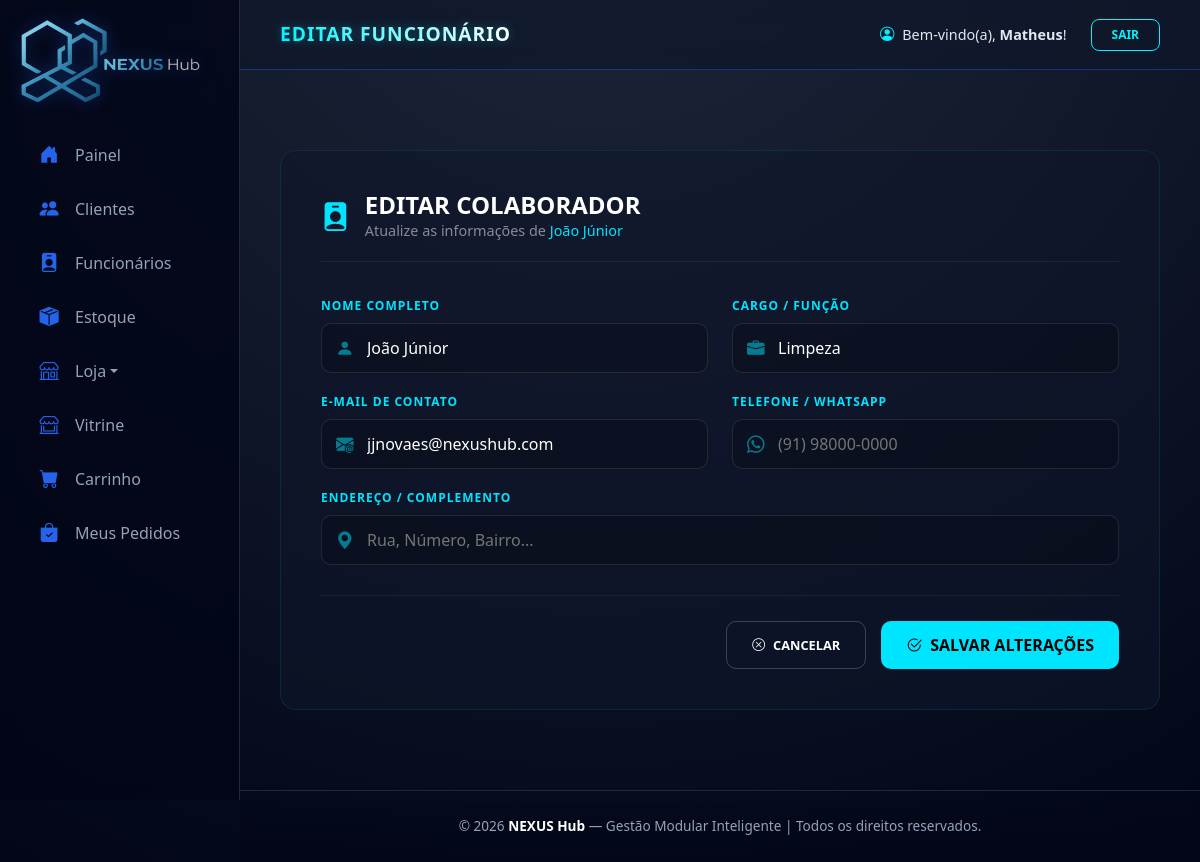
Screenshot of /nexushub/dashboard/funcionarios/editar/3/ (signed in) with the database file from the repository.
### dashboard/models.py (models this page shows, shortened)
class Funcionario(models.Model):
    usuario_id = models.ForeignKey(User, on_delete=models.CASCADE, related_name='equipe')
    nome = models.CharField(max_length=150)
    cargo = models.CharField(max_length=100)
    telefone = models.CharField(max_length=20, blank=True, null=True)
    email = models.EmailField(unique=True)
    data_admissao = models.DateField(auto_now_add=True) # Adiciona a data de hoje automaticamente

### dashboard/decorators.py (the view, shortened to what this page needs)
    @login_required(login_url='login_view')
    def _wrapped_view(request, *args, **kwargs):
        if request.user.is_superuser:
            return view_func(request, *args, **kwargs)

### dashboard/views.py (called while the page is built, shortened)
@admin_only_required
def editar_funcionario(request, id):
    if request.user.is_superuser:
        funcionario = get_object_or_404(Funcionario, id=id)
    else:
        funcionario = get_object_or_404(Funcionario, id=id, usuario_id=request.user)
    return render(request, 'editar_funcionario.html', {
        'funcionario': funcionario,
        'titulo_aba': 'Editar Funcionário | NEXUS Hub',
    })

### dashboard/templates/editar_funcionario.html (shortened to what this page needs)
{% extends 'base.html' %}
{% load static %}
{% block page_title %}EDITAR FUNCIONÁRIO{% endblock %}
{% block content %}
<div class="nexus-form-container">
    <div class="nexus-form-header">
        <i class="bi bi-person-badge-fill"></i>
        <div>
            <h2 style="color: #ffffff; margin: 0; font-size: 1.5rem; font-weight: 700;">EDITAR COLABORADOR</h2>
            <p style="color: rgba(255,255,255,0.5); margin: 0; font-size: 0.9rem;">Atualize as informações de <span style="color: #00e5ff;">{{ funcionario.nome }}</span></p>
        </div>
    </div>
    <form method="POST">
        <div class="row">
            <div class="col-md-6">
                <div class="form-group-nexus">
                    <label class="label-nexus">NOME COMPLETO</label>
                    <div class="input-wrapper-nexus">
                        <i class="bi bi-person-fill"></i>
                        <input type="text" name="nome" class="form-control-nexus"
                               placeholder="Nome do funcionário" required
                               value="{{ funcionario.nome }}">
                    </div>
                </div>
            </div>
            <div class="col-md-6">
                <div class="form-group-nexus">
                    <label class="label-nexus">CARGO / FUNÇÃO</label>
                    <div class="input-wrapper-nexus">
                        <i class="bi bi-briefcase-fill"></i>
                        <input type="text" name="cargo" class="form-control-nexus"
                               placeholder="Ex: Mecânico, Vendedor..." required
                               value="{{ funcionario.cargo }}">
                    </div>
                </div>
            </div>
            <div class="col-md-6">
                <div class="form-group-nexus">
                    <label class="label-nexus">E-MAIL DE CONTATO</label>
                    <div class="input-wrapper-nexus">
                        <i class="bi bi-envelope-at-fill"></i>
                        <input type="email" name="email" class="form-control-nexus"
                               placeholder="email@exemplo.com"
                               value="{{ funcionario.email|default:'' }}">
                    </div>
                </div>
            </div>
            <div class="col-md-6">
                <div class="form-group-nexus">
                    <label class="label-nexus">TELEFONE / WHATSAPP</label>
                    <div class="input-wrapper-nexus">
                        <i class="bi bi-whatsapp"></i>
                        <input type="text" name="telefone" class="form-control-nexus"
                               placeholder="(91) 98000-0000"
                               value="{{ funcionario.telefone|default:'' }}">
                    </div>
                </div>
            </div>
        </div>
        <div class="form-group-nexus" style="margin-bottom: 25px;">
            <label class="label-nexus">ENDEREÇO / COMPLEMENTO</label>
            <div class="input-wrapper-nexus">
                <i class="bi bi-geo-alt-fill"></i>
                <input type="text" name="endereco" class="form-control-nexus"
                       placeholder="Rua, Número, Bairro..."
                       value="{{ funcionario.endereco|default:'' }}">
            </div>
        </div>
        <div class="nexus-form-footer">
            <a href="{% url 'lista_funcionarios' %}" class="btn-nexus-cancel">
                <i class="bi bi-x-circle"></i> CANCELAR
            </a>
            <button type="submit" class="btn-nexus-save">
                <i class="bi bi-check2-circle"></i> SALVAR ALTERAÇÕES
            </button>
        </div>
    </form>
</div>
{% endblock %}

### dashboard/templates/base.html (shortened to what this page needs)
{% load static %}
<!DOCTYPE html>
<html lang="pt-br">
<head>
    <link href="https://cdn.jsdelivr.net/npm/bootstrap@5.3.0/dist/css/bootstrap.min.css" rel="stylesheet">
    <link rel="stylesheet" href="https://cdn.jsdelivr.net/npm/bootstrap-icons@1.11.1/font/bootstrap-icons.css">
</head>
<body>
    <div class="app-wrapper">
        <nav class="sidebar">
            <div class="sidebar-brand">
                <a href="{% url 'home' %}">
                    <img src="{% static 'img/nexushub.png' %}" alt="NEXUS HUB" class="sidebar-logo">
                </a>
            </div>
            <ul>
                {% if is_admin %}
                <li class="{% if request.resolver_match.url_name == 'dashboard' %}active{% endif %}">
                    <a href="{% url 'dashboard' %}"><i class="bi bi-house-door-fill"></i> Painel</a>
                </li>
                <li class="{% if request.resolver_match.url_name == 'lista_clientes' %}active{% endif %}">
                    <a href="{% url 'lista_clientes' %}"><i class="bi bi-people-fill"></i> Clientes</a>
                </li>
                <li class="{% if request.resolver_match.url_name == 'lista_funcionarios' %}active{% endif %}">
                    <a href="{% url 'lista_funcionarios' %}"><i class="bi bi-person-badge-fill"></i> Funcionários</a>
                </li>
                {% endif %}
                {% if is_admin or is_vendedor %}
                {% if loja %}
                <li class="{% if request.resolver_match.url_name == 'lista_estoque' %}active{% endif %}">
                    <a href="{% url 'lista_estoque' %}"><i class="bi bi-box-seam-fill"></i> Estoque</a>
                </li>
                {% endif %}
                <li class="nav-item dropdown">
                    <a href="#" class="dropdown-toggle" data-bs-toggle="dropdown">
                        <i class="bi bi-shop"></i> Loja
                    </a>
                </li>
                {% endif %}
                {% if is_cliente and not is_vendedor or user.is_superuser %}
                <li class="{% if request.resolver_match.url_name == 'vitrine' %}active{% endif %}">
                    <a href="{% url 'vitrine' %}"><i class="bi bi-shop-window"></i> Vitrine</a>
                </li>
                <li class="{% if request.resolver_match.url_name == 'ver_carrinho' %}active{% endif %}">
                    <a href="{% url 'ver_carrinho' %}"><i class="bi bi-cart-fill"></i> Carrinho</a>
                </li>
                <li class="{% if request.resolver_match.url_name == 'loja_meus_pedidos' %}active{% endif %}">
                    <a href="{% url 'loja_meus_pedidos' %}"><i class="bi bi-bag-check-fill"></i> Meus Pedidos</a>
                </li>
                {% endif %}
            </ul>
        </nav>
        <main class="main-layout">
            <header class="header">
                <div class="page-title-glow">
                    {% block page_title %}Dashboard{% endblock %}
                </div>
                {% if user.is_authenticated %}
                <div class="user-info d-flex align-items-center gap-4">
                    <span style="color: #e2e8f0; font-size: 0.9rem;">
                        <i class="bi bi-person-circle me-1" style="color: var(--turquesa-brilhante);"></i>
                        Bem-vindo(a), <strong>{{ user.username }}</strong>!
                    </span>
                    <a href="{% url 'logout_view' %}" class="logout-btn">Sair</a>
                </div>
                {% endif %}
            </header>
            <main class="nexus-main-content" id="main-content">
                {% block content %}
                {% endblock %}
            </main>
            <footer class="rodape">
                <p style="color: var(--texto-muted); font-size: 0.85rem; margin: 0;">
                    &copy; {% now "Y" %} <strong style="color: #fff;">NEXUS Hub</strong> — Gestão Modular Inteligente |
                    Todos os direitos reservados.
                </p>
            </footer>
        </main>
    </div>
</body>
</html>

### dashboard/templates/base.html (style rules this page uses)
:root { --nexus-blue: #2563eb; --nexus-blue-glow: rgba(37, 99, 235, 0.4); --azul-profundo: #020617; --azul-card: #0f172a; --borda: #1e293b; --texto-muted: #94a3b8; --turquesa-brilhante: #00f2fe; --turquesa-glow: rgba(0, 242, 254, 0.3); }
.fade-in-content { animation: fadeInUp 0.5s ease-out forwards; }
* { margin: 0; padding: 0; box-sizing: border-box; font-family: 'Segoe UI', system-ui, sans-serif; }
html, body { height: 100%; background: radial-gradient(circle at 50% -20%, #1e293b 0%, #020617 100%); background-attachment: fixed; color: #f8fafc; overflow-x: hidden; }
.app-wrapper { display: flex; min-height: 100vh; width: 100%; }
.sidebar { width: 240px; flex-shrink: 0; background: rgba(2, 6, 23, 0.8); backdrop-filter: blur(10px); border-right: 1px solid var(--borda); display: flex; flex-direction: column; padding: 10px 20px; position: sticky; top: 0; height: 100vh; z-index: 1000; }
.sidebar-brand { height: 100px; display: flex; align-items: center; margin-bottom: 20px; }
.sidebar-logo { max-width: 180px; filter: drop-shadow(0 0 8px var(--nexus-blue-glow)); transition: all 0.3s ease; cursor: pointer; }
.sidebar ul { list-style: none; padding: 0; }
.sidebar li a, .sidebar .dropdown-toggle { color: var(--texto-muted); text-decoration: none; display: flex; align-items: center; padding: 12px 16px; border-radius: 8px; transition: 0.3s all; border: 1px solid transparent; margin-bottom: 4px; }
.sidebar li a i, .sidebar .dropdown-toggle i { width: 1.5rem; display: flex; justify-content: center; margin-right: 14px; font-size: 1.2rem; color: var(--nexus-blue); transition: 0.3s; }
.main-layout { flex-grow: 1; display: flex; flex-direction: column; min-width: 0; }
.header { height: 70px; background: rgba(15, 23, 42, 0.7); backdrop-filter: blur(12px); border-bottom: 1px solid var(--nexus-blue-glow); display: flex; align-items: center; justify-content: space-between; padding: 0 40px; }
.page-title-glow { font-size: 1.2rem; font-weight: 800; background: linear-gradient(90deg, var(--turquesa-brilhante), #fff); -webkit-background-clip: text; -webkit-text-fill-color: transparent; filter: drop-shadow(0 0 5px var(--turquesa-glow)); letter-spacing: 1px; text-transform: uppercase; }
.logout-btn { border: 1px solid var(--turquesa-brilhante); color: var(--turquesa-brilhante); padding: 6px 20px; border-radius: 8px; text-decoration: none; font-size: 0.75rem; font-weight: 700; text-transform: uppercase; transition: 0.3s; }
.nexus-main-content { flex: 1 0 auto; padding: 40px; opacity: 0; }
.rodape { padding: 25px; text-align: center; background: linear-gradient(0deg, rgba(2, 6, 23, 0.9) 0%, transparent 100%); border-top: 1px solid var(--borda); }
.btn-nexus-cancel { background: transparent; border: 1px solid var(--texto-muted); color: var(--texto-muted); padding: 8px 15px; border-radius: 6px; font-size: 0.8rem; font-weight: 700; transition: 0.3s; }

### dashboard/templates/editar_funcionario.html (style rules this page uses)
.nexus-form-container { max-width: 900px; margin: 40px auto; background: rgba(15, 23, 42, 0.6); border: 1px solid rgba(0, 229, 255, 0.1); border-radius: 16px; padding: 40px; backdrop-filter: blur(10px); }
.nexus-form-header { display: flex; align-items: center; gap: 15px; margin-bottom: 35px; padding-bottom: 20px; border-bottom: 1px solid rgba(0, 229, 255, 0.1); }
.nexus-form-header i { color: #00e5ff; font-size: 1.8rem; }
.label-nexus { color: #00e5ff; font-size: 0.75rem; font-weight: 700; letter-spacing: 1px; margin-bottom: 8px; display: block; }
.input-wrapper-nexus { position: relative; display: flex; align-items: center; }
.input-wrapper-nexus i { position: absolute; left: 15px; color: rgba(0, 229, 255, 0.5); font-size: 1.1rem; }
.form-control-nexus { width: 100%; background: rgba(0, 0, 0, 0.2); border: 1px solid rgba(255, 255, 255, 0.1); border-radius: 10px; padding: 12px 12px 12px 45px; color: #ffffff; transition: 0.3s; }
.form-group-nexus { margin-bottom: 20px; }
.nexus-form-footer { display: flex; justify-content: flex-end; gap: 15px; margin-top: 30px; padding-top: 25px; border-top: 1px solid rgba(255, 255, 255, 0.05); }
.btn-nexus-save { background: #00e5ff; color: #000; border: none; padding: 12px 25px; border-radius: 10px; font-weight: 800; display: flex; align-items: center; gap: 8px; transition: 0.3s; }
.btn-nexus-cancel { background: transparent; color: #ffffff; border: 1px solid rgba(255,255,255,0.2); padding: 12px 25px; border-radius: 10px; text-decoration: none; display: flex; align-items: center; gap: 8px; }

### rows the page displays
Funcionario: nome "João Júnior", cargo "Limpeza", email "jjnovaes@nexushub.com"

### other values shown
{{ user.username }} "Matheus"
